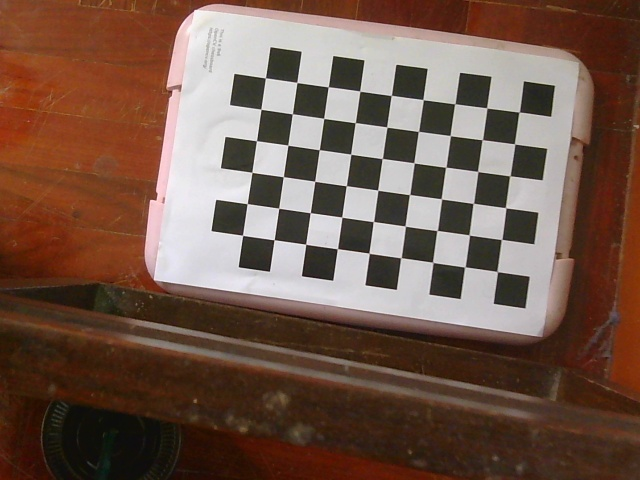
//> input picture Measurement/calibration_images/calibration_image_0.jpg, 640 x 480 px, given in place of the camera
$ ./main   (built with g++ and OpenCV 4)
//> lines starting //> are read from the running program, lines starting //| are printed output that depends on the picture; after the words box and inside, x2 and y2 are one past the last pixel; in counts of white or black regions, pixels touching at a corner belong together
//> further down, frame is the input picture: 480 rows x 640 cols, CV_8UC3; mean B, G, R 75.2, 88.3, 114.5
#include <opencv2/opencv.hpp>
#include <cmath>
#include <iostream>

using namespace cv;
using namespace std;

Mat toGrayscale(const Mat& img) {
    Mat gray;
    cvtColor(img, gray, COLOR_BGR2GRAY);
    return gray;
}

Mat applyGaussianBlur(const Mat& img) {
    Mat blurred;
    GaussianBlur(img, blurred, Size(5, 5), 1.4);
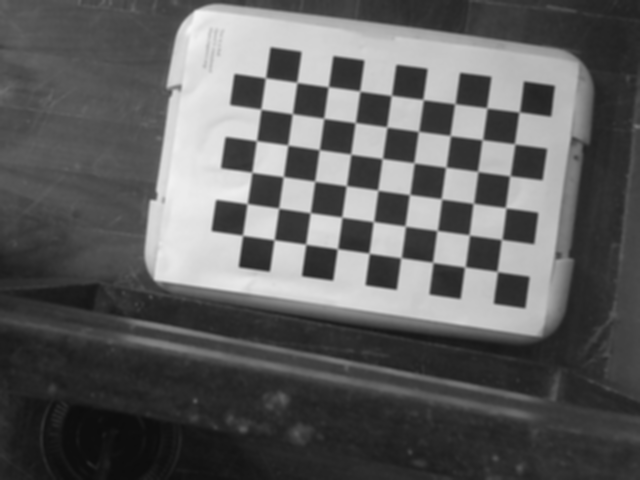
//> blurred: 480 rows x 640 cols, CV_8UC1; min 12, max 244, mean 94.7
    return blurred;
}

void computeGradients(const Mat& img, Mat& magnitude, Mat& angle) {
    Mat gradX, gradY;
    Sobel(img, gradX, CV_64F, 1, 0);
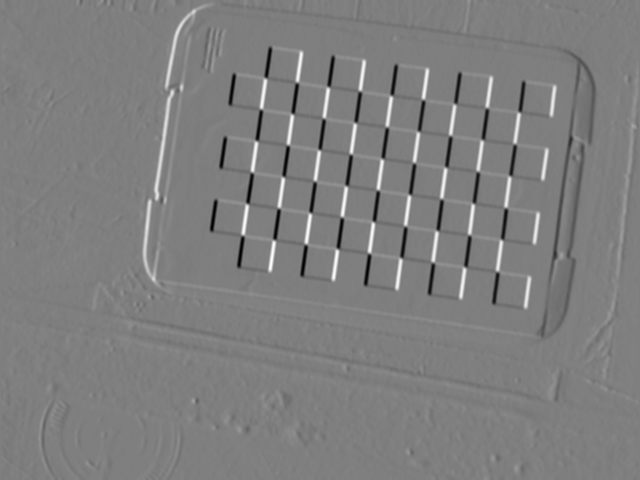
//> gradX: 480 rows x 640 cols, CV_64FC1; min -388, max 391, mean 0; drawn with min black and max white
    Sobel(img, gradY, CV_64F, 0, 1);
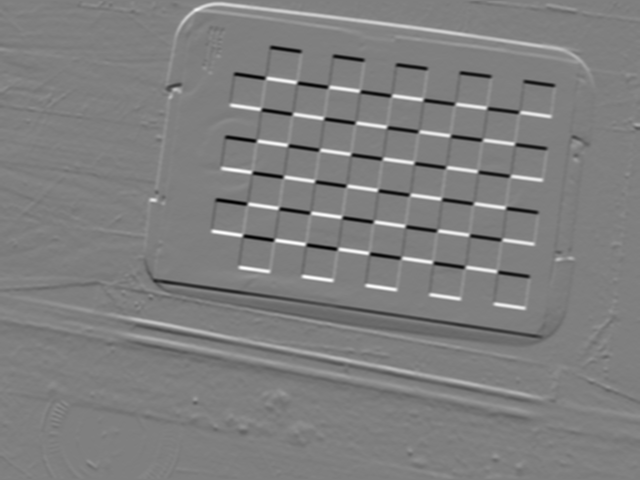
//> gradY: 480 rows x 640 cols, CV_64FC1; min -388, max 388, mean -0.5; drawn with min black and max white

    magnitude = Mat::zeros(img.size(), CV_64F);
    angle = Mat::zeros(img.size(), CV_64F);

    for (int i = 0; i < img.rows; ++i) {
        for (int j = 0; j < img.cols; ++j) {
            double gx = gradX.at<double>(i, j);
            double gy = gradY.at<double>(i, j);
            magnitude.at<double>(i, j) = hypot(gx, gy);
            angle.at<double>(i, j) = atan2(gy, gx) * 180.0 / CV_PI;
            if (angle.at<double>(i, j) < 0)
                angle.at<double>(i, j) += 180;
        }
    }
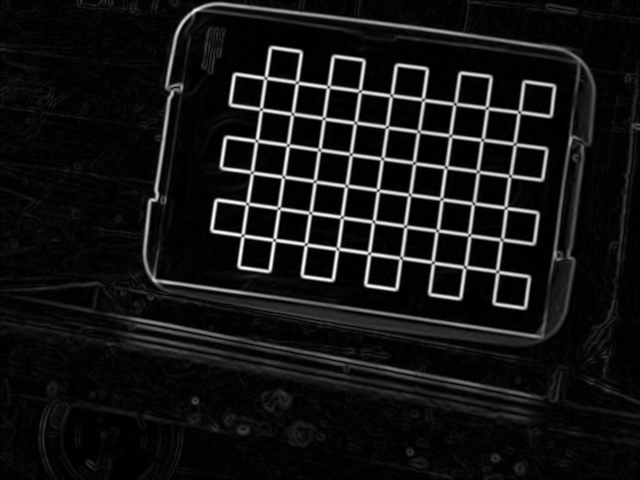
//> magnitude: 480 rows x 640 cols, CV_64FC1; min 0, max 393.6, mean 31.4; drawn with min black and max white
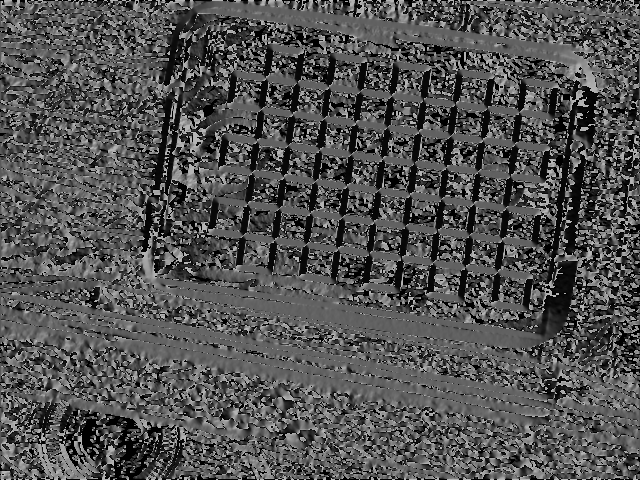
//> angle: 480 rows x 640 cols, CV_64FC1; min 0, max 180, mean 82.2
}

Mat nonMaximumSuppression(const Mat& mag, const Mat& angle) {
    Mat suppressed = Mat::zeros(mag.size(), CV_64F);
    for (int i = 1; i < mag.rows - 1; ++i) {
        for (int j = 1; j < mag.cols - 1; ++j) {
            double a = angle.at<double>(i, j);
            double m = mag.at<double>(i, j);
            double q = 255, r = 255;

            if ((0 <= a && a < 22.5) || (157.5 <= a && a <= 180)) {
                q = mag.at<double>(i, j + 1);
                r = mag.at<double>(i, j - 1);
            } else if (22.5 <= a && a < 67.5) {
                q = mag.at<double>(i + 1, j - 1);
                r = mag.at<double>(i - 1, j + 1);
            } else if (67.5 <= a && a < 112.5) {
                q = mag.at<double>(i + 1, j);
                r = mag.at<double>(i - 1, j);
            } else if (112.5 <= a && a < 157.5) {
                q = mag.at<double>(i - 1, j - 1);
                r = mag.at<double>(i + 1, j + 1);
            }

            if (m >= q && m >= r)
                suppressed.at<double>(i, j) = m;
            else
                suppressed.at<double>(i, j) = 0;
        }
    }
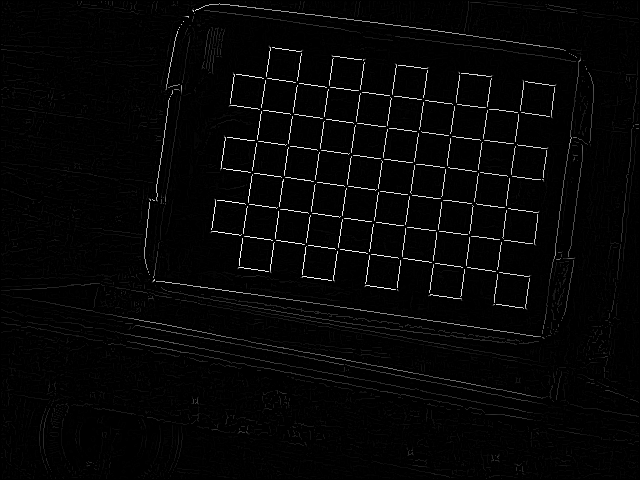
//> suppressed: 480 rows x 640 cols, CV_64FC1; min 0, max 393.6, mean 8.8; drawn with min black and max white
    return suppressed;
}

Mat hysteresis(const Mat& img, double lowThresh, double highThresh) {
//> called with lowThresh = 50, highThresh = 150
    Mat result = Mat::zeros(img.size(), CV_8U);
    const uchar WEAK = 50;
    const uchar STRONG = 255;

    for (int i = 0; i < img.rows; ++i) {
        for (int j = 0; j < img.cols; ++j) {
            double val = img.at<double>(i, j);
            if (val >= highThresh) {
                result.at<uchar>(i, j) = STRONG;
            } else if (val >= lowThresh) {
                result.at<uchar>(i, j) = WEAK;
            }
        }
    }

    for (int i = 1; i < img.rows - 1; ++i) {
        for (int j = 1; j < img.cols - 1; ++j) {
            if (result.at<uchar>(i, j) == WEAK) {
                bool connected = false;
                for (int di = -1; di <= 1; ++di) {
                    for (int dj = -1; dj <= 1; ++dj) {
                        if (result.at<uchar>(i + di, j + dj) == STRONG) {
                            connected = true;
                            break;
                        }
                    }
                }
                result.at<uchar>(i, j) = connected ? STRONG : 0;
            }
        }
    }
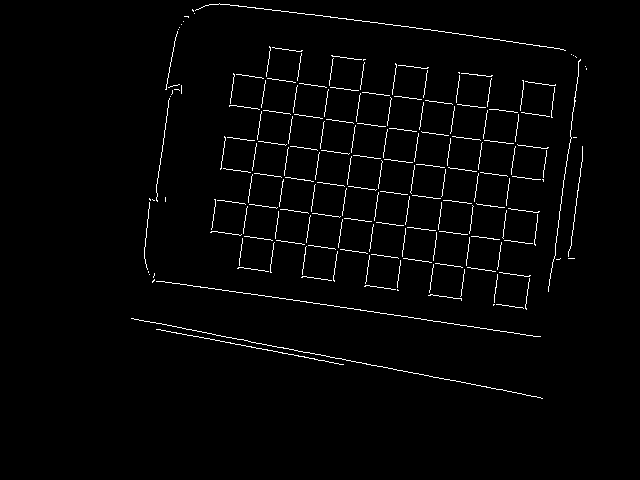
//> result: 480 rows x 640 cols, CV_8UC1; 2% white in thin lines or dots, all inside (x1, y1, x2, y2) = (131, 3, 587, 399)

    return result;
}

Mat cannyFromScratch(const Mat& input, double lowThresh, double highThresh) {
    Mat gray = toGrayscale(input);
    Mat blurred = applyGaussianBlur(gray);

    Mat mag, angle;
    computeGradients(blurred, mag, angle);

    Mat suppressed = nonMaximumSuppression(mag, angle);
    Mat edges = hysteresis(suppressed, lowThresh, highThresh);

    return edges;
}

int main() {
    VideoCapture cap(0, cv::CAP_V4L2);
    cap.set(CAP_PROP_FRAME_WIDTH, 640);
    cap.set(CAP_PROP_FRAME_HEIGHT, 480);
    cap.set(CAP_PROP_BUFFERSIZE, 1);
    if (!cap.isOpened()) {
        cerr << "Cannot open webcam!" << endl;
        return -1;
    }

    while (true) {
        Mat frame;
        cap >> frame;
        if (frame.empty()) break;

        Mat edges = cannyFromScratch(frame, 50, 150);

        imshow("Canny Edge Detection (from Scratch)", edges);
        if (waitKey(1) == 27) break;  // ESC to quit
//> the Esc key is pressed
    }

    cap.release();
    destroyAllWindows();
    return 0;
}

$ run again, on Measurement/calibration_images/calibration_image_1.jpg
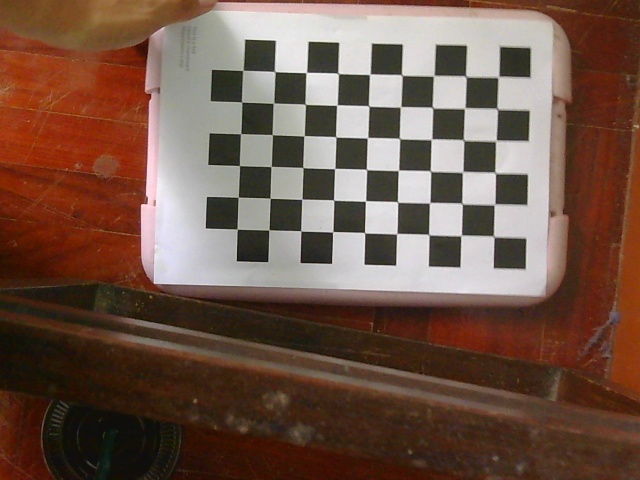
//> input picture Measurement/calibration_images/calibration_image_1.jpg, 640 x 480 px, given in place of the camera
//> frame is the input picture: 480 rows x 640 cols, CV_8UC3; mean B, G, R 72.1, 85.5, 112.4
//> after the loop in computeGradients, `for (int i = 0; i < img.rows; ++i)`:
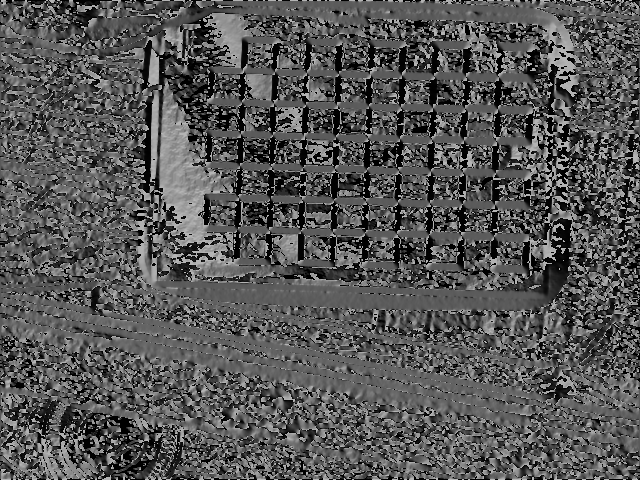
//> angle: 480 rows x 640 cols, CV_64FC1; min 0, max 180, mean 85.7
//> after the loop in hysteresis, `for (int i = 1; i < img.rows - 1; ++i)`:
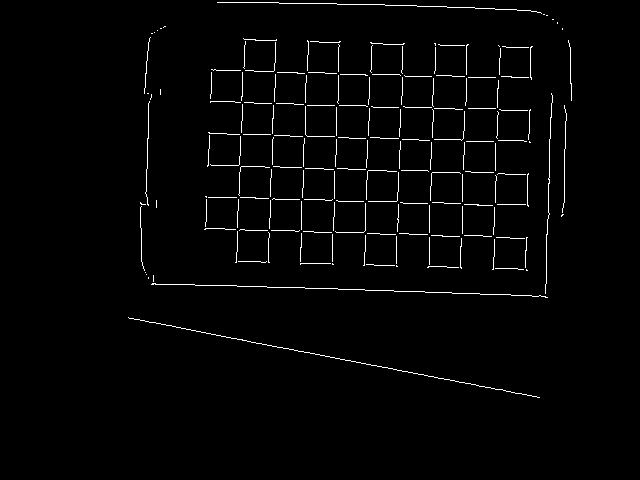
//> result: 480 rows x 640 cols, CV_8UC1; 1.9% white in thin lines or dots, all inside (x1, y1, x2, y2) = (128, 2, 572, 398)

$ run again, on Measurement/calibration_images/calibration_image_10.jpg
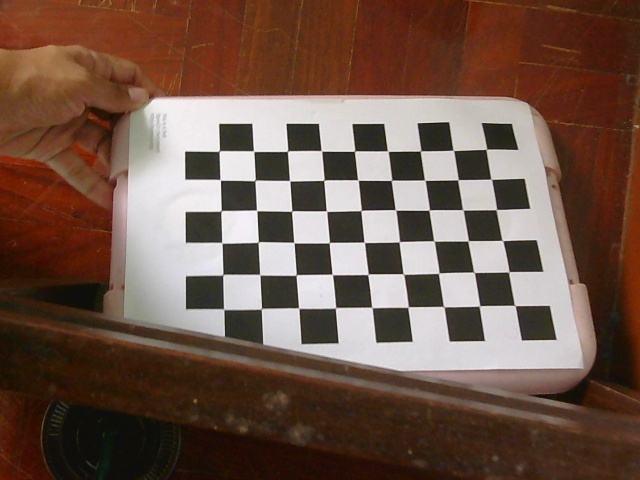
//> input picture Measurement/calibration_images/calibration_image_10.jpg, 640 x 480 px, given in place of the camera
//> frame is the input picture: 480 rows x 640 cols, CV_8UC3; mean B, G, R 73, 85.7, 110.9
//> after the loop in computeGradients, `for (int i = 0; i < img.rows; ++i)`:
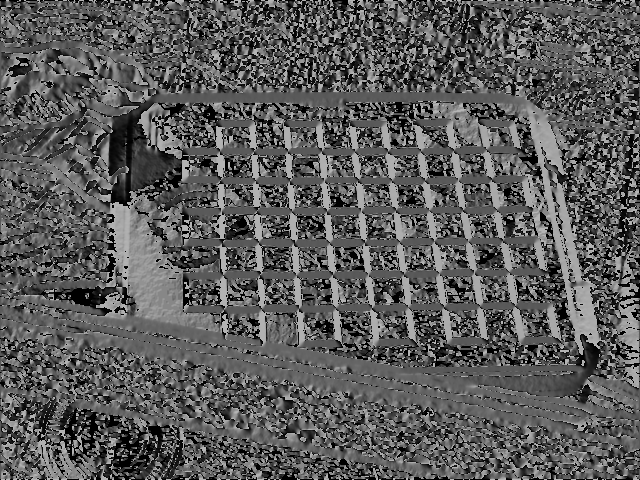
//> angle: 480 rows x 640 cols, CV_64FC1; min 0, max 180, mean 90.6
//> after the loop in hysteresis, `for (int i = 1; i < img.rows - 1; ++i)`:
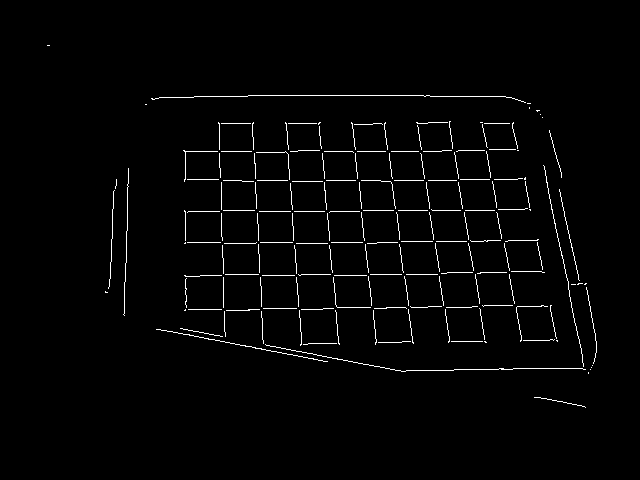
//> result: 480 rows x 640 cols, CV_8UC1; 1.9% white in thin lines or dots, all inside (x1, y1, x2, y2) = (47, 45, 597, 408)

$ run again, on Measurement/calibration_images/calibration_image_11.jpg
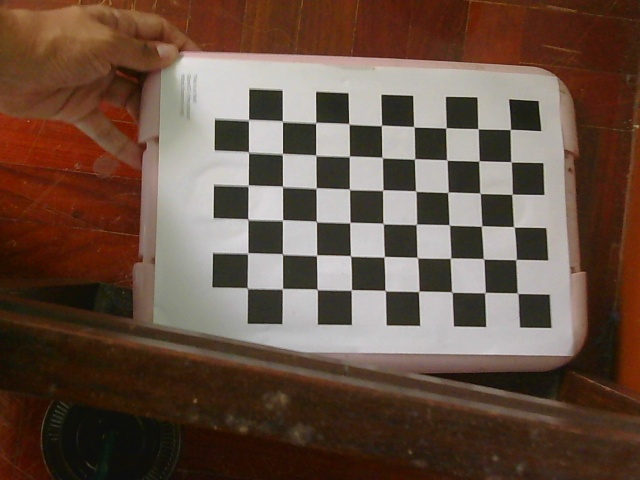
//> input picture Measurement/calibration_images/calibration_image_11.jpg, 640 x 480 px, given in place of the camera
//> frame is the input picture: 480 rows x 640 cols, CV_8UC3; mean B, G, R 67.3, 80.6, 103.2
//> after the loop in hysteresis, `for (int i = 1; i < img.rows - 1; ++i)`:
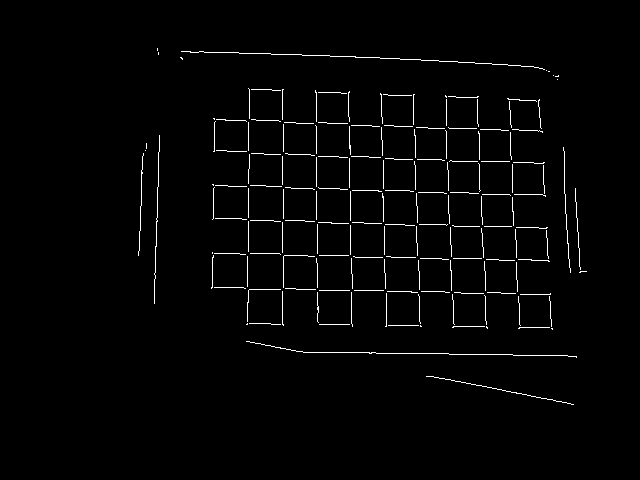
//> result: 480 rows x 640 cols, CV_8UC1; 1.8% white in thin lines or dots, all inside (x1, y1, x2, y2) = (138, 48, 587, 405)
